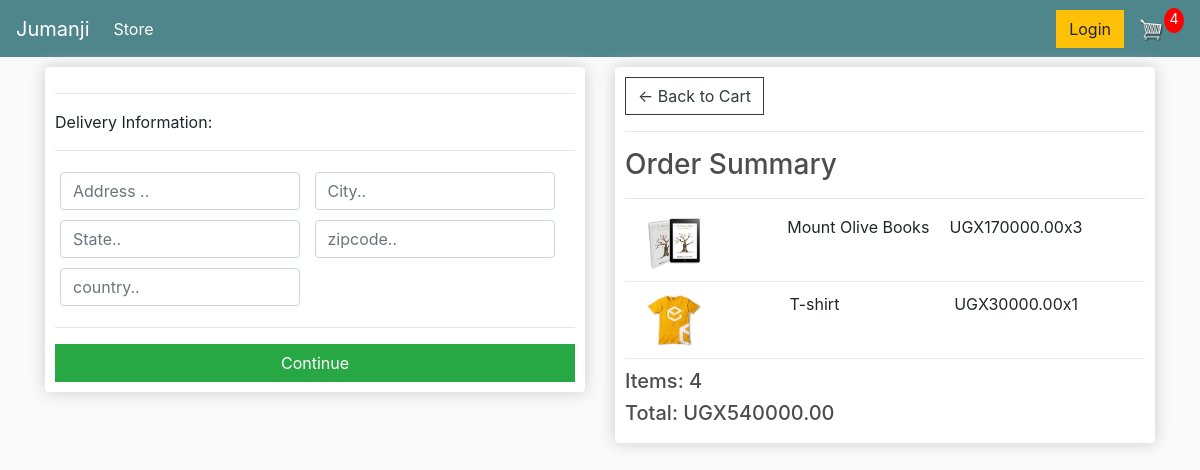
/checkout/ (signed in), run on an earlier commit of the app's database.
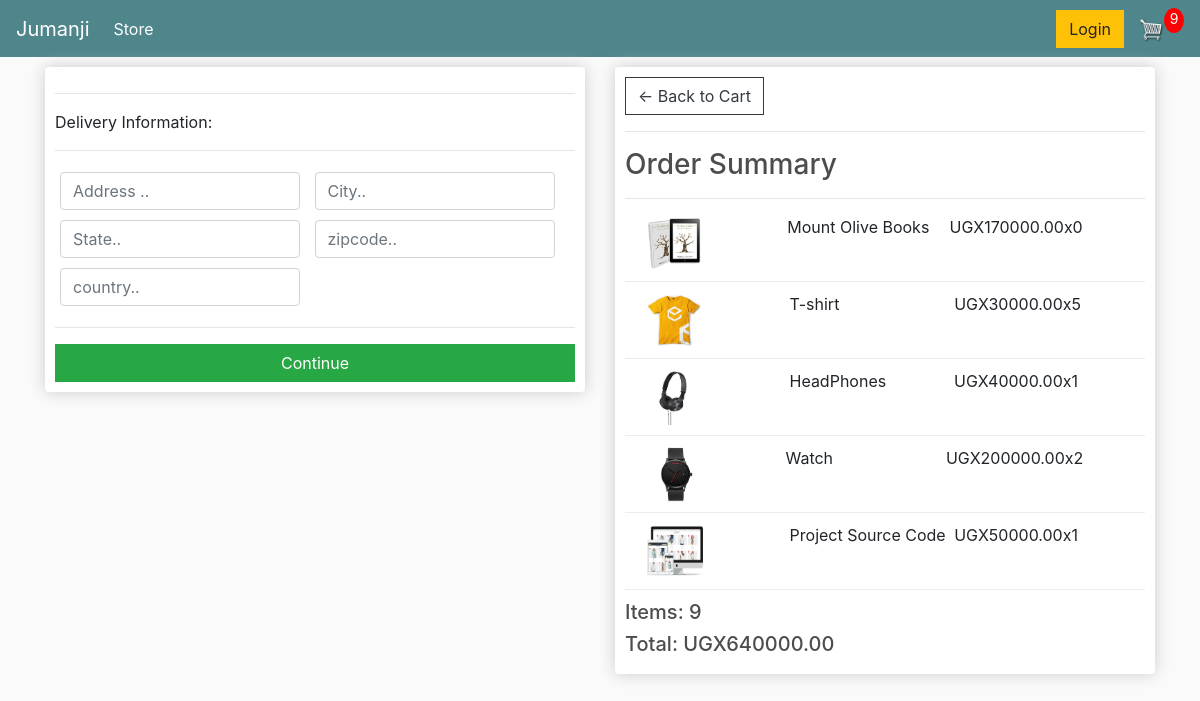
And on a later commit of the database.
### store/models.py (models this page shows, shortened)
class OrderItem(models.Model):
	product = models.ForeignKey(Product, on_delete=models.SET_NULL,blank=True,null=True)
	order = models.ForeignKey(Order, on_delete=models.SET_NULL,blank=True,null=True)
	quantity = models.IntegerField(default=0,null=True,blank=True)
	date_added = models.DateTimeField(auto_now_add=True)
	@property
	def get_total(self):
		total = self.product.price * self.quantity
		return total

class Product(models.Model):
	name = models.CharField(max_length=200,null=True)
	price = models.DecimalField(max_digits=10,decimal_places=2)
	digital = models.BooleanField(default=False,null=True,blank=True)
	image = models.ImageField(null=True,blank=True)
	@property
	def imageURL(self):
		try:
			url = self.image.url
		except:
			url = ''
		return url

class Order(models.Model):
	customer = models.ForeignKey(Customer, on_delete=models.SET_NULL, blank=True,null=True)
	date_ordered = models.DateTimeField(auto_now_add=True)
	complete = models.BooleanField(default=False,null=True,blank=False)
	transaction_id = models.CharField(max_length=200, null=True)
	@property
	def shipping(self):
		shipping = False;
		orderitems = self.orderitem_set.all()
		for i in orderitems:
			if i.product.digital == False:
				shipping = True
		return shipping
	@property
	def get_cart_total(self):
		orderitems = self.orderitem_set.all()
		total = sum([item.get_total for item in orderitems])
		return total
	@property
	def get_cart_items(self):
		orderitems = self.orderitem_set.all()
		total = sum([item.quantity for item in orderitems])
		return total

### store/views.py (the view)
# urls.py: path('checkout/',views.checkout, name="checkout"),
def checkout(request):
	data = cartData(request)
	cartItems = data['cartItems']
	order = data['order']
	items = data['items']
	context = {"items":items,'order':order,'cartItems':cartItems}
	return render(request,'store/checkout.html',context)

### store/utils.py (called while the page is built)
def cartData(request):
	if request.user.is_authenticated:
		customer = request.user.customer
		order, created = Order.objects.get_or_create(customer=customer,complete=False)
		items = order.orderitem_set.all()
		cartItems = order.get_cart_items
	else:
		cookieData = cookieCart(request)
		cartItems = cookieData['cartItems']
		order = cookieData['order']
		items = cookieData['items']
	return {"items":items,'order':order,'cartItems':cartItems}

### store/templates/store/checkout.html (shortened to what this page needs)
{% extends 'store/main.html' %}
{% load static %}
{% block content %}
	 <div class="row">
		<div class="col-lg-6">
			<div class="box-element" id="form-wrapper">
				<form id="form">
					<div id="shipping-info">
						<hr>
						<p>Delivery Information:</p>
						<hr>
						<div class="form-field">
							<input class="form-control" type="text" name="address" placeholder="Address ..">
						</div>
						<div class="form-field">
							<input class="form-control" type="text" name="city" placeholder="City..">
						</div>
						<div class="form-field">
							<input class="form-control" type="text" name="state" placeholder="State..">
						</div>
						<div class="form-field">
							<input class="form-control" type="text" name="zipcode" placeholder="zipcode..">
						</div>
						<div class="form-field">
							<input class="form-control" type="text" name="country" placeholder="country..">
						</div>
					</div>
					<hr>
					<input id="form-button" class="btn btn-success btn-block" type="submit" value="Continue">
				</form>
			</div>
			<br>
		</div>
		<div class="col-lg-6">
			<div class="box-element">
				<a  class="btn btn-outline-dark" href="{% url 'cart' %}">&#x2190; Back to Cart</a>
				<hr>
				<h3>Order Summary</h3>
				<hr>
				{% for item in items %}
				<div class="cart-row">
					<div style="flex:2"><img class="row-image" src="{{item.product.imageURL}}"></div>
					<div style="flex:2"><p>{{item.product.name}}</p></div>
					<div style="flex:1"><p>UGX{{item.product.price}}</p></div>
					<div style="flex:1"><p>x{{item.quantity}}</p></div>
				</div>
				{% endfor %}
				<h5>Items:   {{order.get_cart_items}}</h5>
				<h5>Total:   UGX{{order.get_cart_total|floatformat:2}}</h5>
			</div>
		</div>
	</div>
{% endblock content %}

What changed in the data, as far as the page shows it:
changed OrderItem "Mount Olive Books": quantity "3" → "0"
changed OrderItem "T-shirt": quantity "1" → "5"
added OrderItem: product.imageURL (picture), product.name "HeadPhones", product.price "40000.00", quantity "1"
added OrderItem: product.imageURL (picture), product.name "Watch", product.price "200000.00", quantity "2"
added OrderItem: product.imageURL (picture), product.name "Project Source Code", product.price "50000.00", quantity "1"
changed through a linked row, Order: get_cart_items "4" → "9"; get_cart_total "540000.00" → "640000.00"
Also different on the page:
{{ cartItems }}: "4" → "9"
